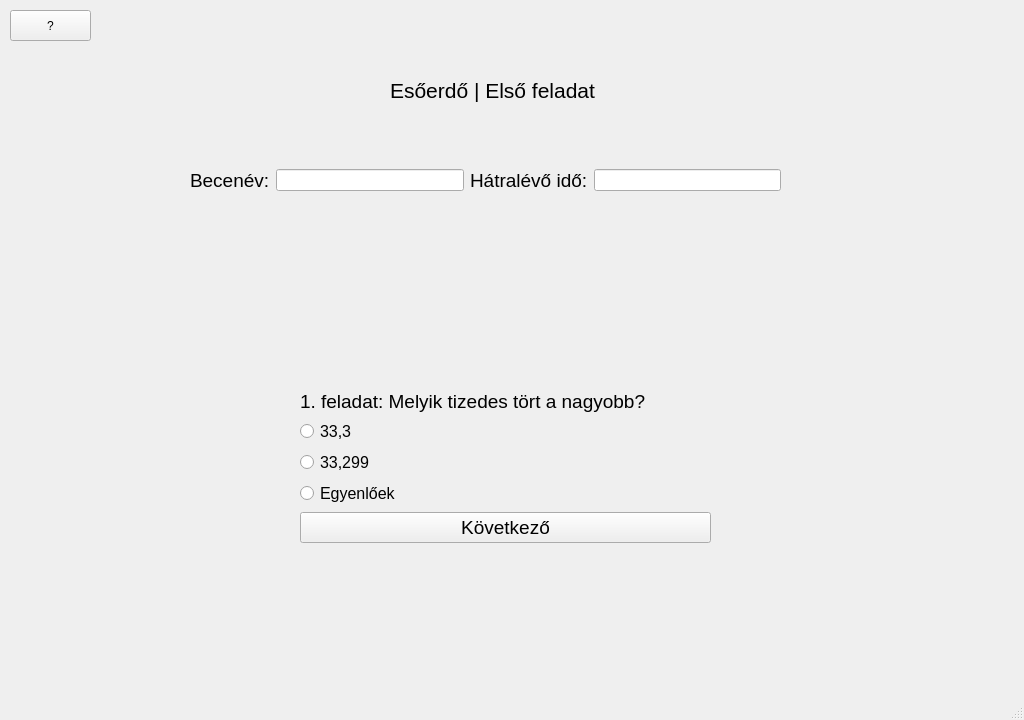
<?xml version="1.0" encoding="UTF-8"?>
<ui version="4.0">
 <class>ques1</class>
 <widget class="QMainWindow" name="ques1">
  <property name="geometry">
   <rect>
    <x>0</x>
    <y>0</y>
    <width>1024</width>
    <height>720</height>
   </rect>
  </property>
  <property name="windowTitle">
   <string>Játékos matematikai gyakorlóprogram</string>
  </property>
  <widget class="QWidget" name="centralwidget">
   <widget class="QLabel" name="label">
    <property name="geometry">
     <rect>
      <x>0</x>
      <y>-10</y>
      <width>1024</width>
      <height>720</height>
     </rect>
    </property>
    <property name="text">
     <string/>
    </property>
    <property name="pixmap">
     <pixmap>../szakdoga hátterek/Game_Background_38.jpg</pixmap>
    </property>
    <property name="scaledContents">
     <bool>true</bool>
    </property>
   </widget>
   <widget class="QLabel" name="label_4">
    <property name="geometry">
     <rect>
      <x>390</x>
      <y>70</y>
      <width>211</width>
      <height>41</height>
     </rect>
    </property>
    <property name="sizePolicy">
     <sizepolicy hsizetype="Expanding" vsizetype="Preferred">
      <horstretch>0</horstretch>
      <verstretch>0</verstretch>
     </sizepolicy>
    </property>
    <property name="font">
     <font>
      <pointsize>16</pointsize>
     </font>
    </property>
    <property name="cursor">
     <cursorShape>ArrowCursor</cursorShape>
    </property>
    <property name="text">
     <string>Esőerdő | Első feladat</string>
    </property>
   </widget>
   <widget class="QWidget" name="horizontalLayoutWidget">
    <property name="geometry">
     <rect>
      <x>190</x>
      <y>140</y>
      <width>591</width>
      <height>81</height>
     </rect>
    </property>
    <layout class="QHBoxLayout" name="horizontalLayout">
     <item>
      <widget class="QLabel" name="label_2">
       <property name="font">
        <font>
         <pointsize>14</pointsize>
        </font>
       </property>
       <property name="text">
        <string>Becenév:</string>
       </property>
      </widget>
     </item>
     <item>
      <widget class="QLineEdit" name="T1">
       <property name="sizePolicy">
        <sizepolicy hsizetype="Expanding" vsizetype="Fixed">
         <horstretch>0</horstretch>
         <verstretch>0</verstretch>
        </sizepolicy>
       </property>
      </widget>
     </item>
     <item>
      <widget class="QLabel" name="label_3">
       <property name="font">
        <font>
         <pointsize>14</pointsize>
        </font>
       </property>
       <property name="text">
        <string>Hátralévő idő:</string>
       </property>
      </widget>
     </item>
     <item>
      <widget class="QLineEdit" name="T2">
       <property name="sizePolicy">
        <sizepolicy hsizetype="Expanding" vsizetype="Fixed">
         <horstretch>0</horstretch>
         <verstretch>0</verstretch>
        </sizepolicy>
       </property>
      </widget>
     </item>
    </layout>
   </widget>
   <widget class="QWidget" name="formLayoutWidget">
    <property name="geometry">
     <rect>
      <x>300</x>
      <y>390</y>
      <width>411</width>
      <height>251</height>
     </rect>
    </property>
    <layout class="QFormLayout" name="formLayout">
     <property name="labelAlignment">
      <set>Qt::AlignLeading|Qt::AlignLeft|Qt::AlignTop</set>
     </property>
     <item row="1" column="0">
      <widget class="QLabel" name="label_5">
       <property name="font">
        <font>
         <pointsize>14</pointsize>
        </font>
       </property>
       <property name="text">
        <string>1. feladat: Melyik tizedes tört a nagyobb?</string>
       </property>
      </widget>
     </item>
     <item row="2" column="0">
      <widget class="QRadioButton" name="R1">
       <property name="font">
        <font>
         <pointsize>12</pointsize>
        </font>
       </property>
       <property name="text">
        <string>33,3</string>
       </property>
      </widget>
     </item>
     <item row="3" column="0">
      <widget class="QRadioButton" name="R2">
       <property name="font">
        <font>
         <pointsize>12</pointsize>
        </font>
       </property>
       <property name="text">
        <string>33,299</string>
       </property>
      </widget>
     </item>
     <item row="4" column="0">
      <widget class="QRadioButton" name="R3">
       <property name="font">
        <font>
         <pointsize>12</pointsize>
        </font>
       </property>
       <property name="text">
        <string>Egyenlőek</string>
       </property>
      </widget>
     </item>
     <item row="5" column="0" colspan="2">
      <widget class="QPushButton" name="B1">
       <property name="font">
        <font>
         <pointsize>14</pointsize>
        </font>
       </property>
       <property name="text">
        <string>Következő</string>
       </property>
      </widget>
     </item>
    </layout>
   </widget>
   <widget class="QPushButton" name="button">
    <property name="geometry">
     <rect>
      <x>10</x>
      <y>10</y>
      <width>81</width>
      <height>31</height>
     </rect>
    </property>
    <property name="text">
     <string>?</string>
    </property>
   </widget>
   <widget class="QLabel" name="label_6">
    <property name="geometry">
     <rect>
      <x>370</x>
      <y>280</y>
      <width>231</width>
      <height>71</height>
     </rect>
    </property>
    <property name="text">
     <string/>
    </property>
    <property name="scaledContents">
     <bool>true</bool>
    </property>
   </widget>
   <widget class="QLabel" name="label_7">
    <property name="geometry">
     <rect>
      <x>20</x>
      <y>250</y>
      <width>191</width>
      <height>201</height>
     </rect>
    </property>
    <property name="text">
     <string/>
    </property>
    <property name="pixmap">
     <pixmap>../szakdoga hátterek/esőruha.png</pixmap>
    </property>
   </widget>
  </widget>
  <widget class="QMenuBar" name="menubar">
   <property name="geometry">
    <rect>
     <x>0</x>
     <y>0</y>
     <width>1024</width>
     <height>21</height>
    </rect>
   </property>
  </widget>
  <widget class="QStatusBar" name="statusbar"/>
 </widget>
 <resources/>
 <connections/>
</ui>
